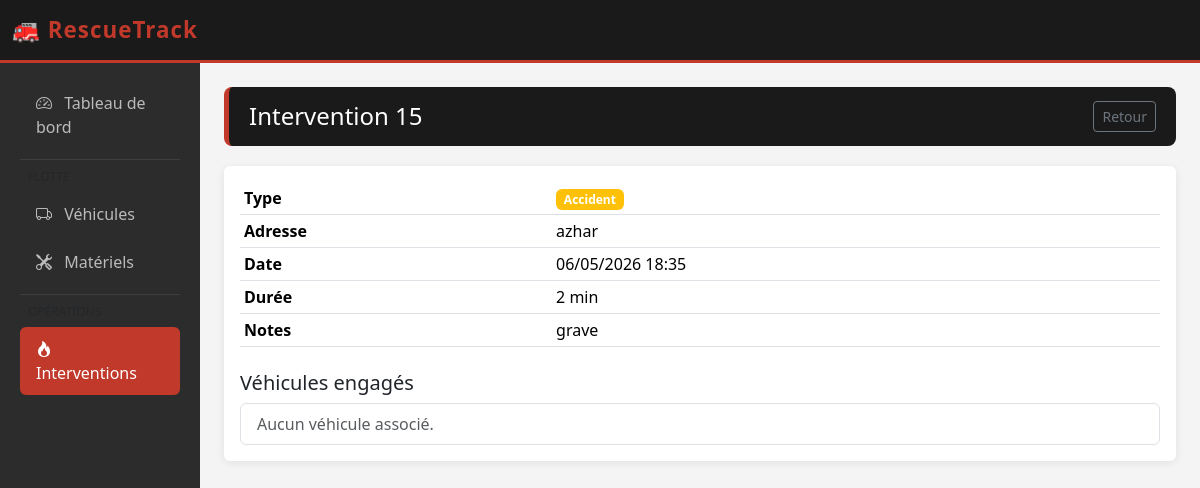
Page /interventions/1/ on the committed database.
### caserne/models.py (models this page shows, shortened)
class Intervention(models.Model):
    TYPE_CHOICES = [
        ('Incendie', 'Incendie'),
        ('Accident', 'Accident'),
        ('Secours', 'Secours à personne'),
    ]
    TYPE_SINISTRE_CHOICES = TYPE_CHOICES
    numero_rapport = models.CharField(max_length=100)
    type_sinistre = models.CharField(max_length=50, choices=TYPE_CHOICES)
    adresse = models.CharField(max_length=255)
    date_appel = models.DateTimeField()
    duree = models.IntegerField(help_text='Durée en minutes')
    notes = models.TextField(blank=True)
    vehicules = models.ManyToManyField(Vehicule)
    @property
    def badge_class(self):
        return {
            'Incendie': 'bg-danger',
            'Accident': 'bg-warning',
            'Secours': 'bg-success',
        }.get(self.type_sinistre, 'bg-secondary')

### caserne/views.py (the view)
# urls.py: path('interventions/<int:id>/', views.intervention_detail, name='intervention_detail'),
def intervention_detail(request, id):
    intervention = get_object_or_404(Intervention, id=id)
    return render(request, 'intervention_detail.html', {'intervention': intervention})

### templates/intervention_detail.html (shortened to what this page needs)
{% extends 'core/base.html' %}
{% block content %}
<div class="page-header d-flex justify-content-between align-items-center">
  <h4 class="mb-0">Intervention {{ intervention.numero_rapport }}</h4>
  <a href="{% url 'intervention_list' %}" class="btn btn-sm btn-outline-secondary">Retour</a>
</div>
<div class="card">
  <div class="card-body">
    <table class="table table-sm mb-4">
      <tr><th>Type</th><td><span class="badge {{ intervention.badge_class }}">{{ intervention.get_type_sinistre_display }}</span></td></tr>
      <tr><th>Adresse</th><td>{{ intervention.adresse }}</td></tr>
      <tr><th>Date</th><td>{{ intervention.date_appel|date:"d/m/Y H:i" }}</td></tr>
      <tr><th>Durée</th><td>{{ intervention.duree }} min</td></tr>
      <tr><th>Notes</th><td>{{ intervention.notes|default:'Aucune note' }}</td></tr>
    </table>
    <h5>Véhicules engagés</h5>
    <ul class="list-group">
      {% for v in intervention.vehicules.all %}
      <li class="list-group-item">
        <a href="{% url 'vehicule_detail' v.id %}">{{ v.code_radio }} – {{ v.immatriculation }}</a>
      </li>
      {% empty %}
      <li class="list-group-item text-muted">Aucun véhicule associé.</li>
      {% endfor %}
    </ul>
  </div>
</div>
{% endblock %}

### templates/core/base.html (style rules this page uses)
:root { --rt-red: #c0392b; --rt-dark: #1a1a1a; --rt-gray: #2c2c2c; }
body { background: #f4f4f4; }
.card { border: none; box-shadow: 0 2px 8px rgba(0,0,0,0.08); }
.page-header { background: var(--rt-dark); color: white; padding: 14px 20px; border-radius: 8px; border-left: 5px solid var(--rt-red); margin-bottom: 20px; }

### rows in the picture
Intervention: numero_rapport "15", type_sinistre "Accident", adresse "azhar", date_appel "06/05/2026 18:35", duree "2", notes "grave"
